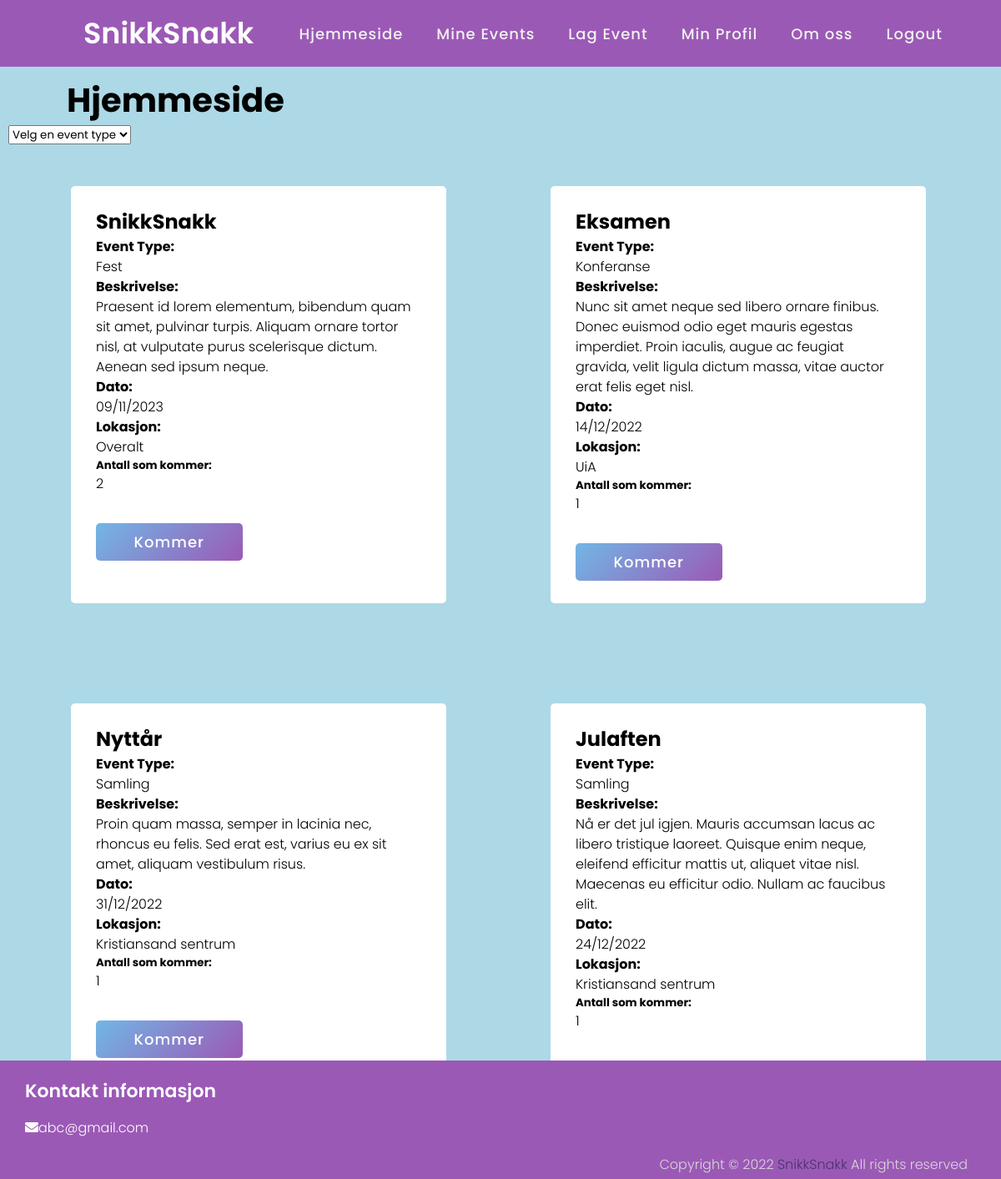
Screenshot of /public/Client/HTML/hjemmeside.php (signed in) with the database file from the repository.
### tables this page shows
CREATE TABLE `event` (
  `eventID` int(13) NOT NULL,
  `eventNavn` varchar(128) NOT NULL,
  `dato` date NOT NULL,
  `beskrivelse` varchar(200) NOT NULL,
  `lokasjon` varchar(50) NOT NULL,
  `eventType` varchar(50) DEFAULT NULL
);

### public/PHP/inc/event.php (the view, shortened to what this page needs)
<body>
<?php
$result = $conn->query($sql);
if ($result->num_rows > 0) {
  while($row = $result->fetch_assoc()) {
    if ($side == "hjemmeside") {
      echo '<form action="eventLike.php" method="POST">';
    } elseif ($side == "mineEvents") {
      echo '<form action="eventFjern.php" method="POST">';
    }
  ?>
<div class="container">
    <div class="content">
      <div class="title">
              <h2><?php echo $row["eventNavn"]?></h2>
      </div>
      <div class="row">
        <div class="details">
            <h4>Event Type: </h4>
             <?php echo ucfirst($row["eventType"])?><br>
           <h4>Beskrivelse: </h4>
             <?php echo $row["beskrivelse"]?><br>
           <h4>Dato: </h4>
             <?php echo date("d/m/Y", strtotime($row["dato"]))?>
            <h4>Lokasjon: </h4>
             <?php echo $row["lokasjon"]?>
            <h5>Antall som kommer: </h5>
              <?php include 'eventKommer.php' ?>
        </div>
      </div>
        <div class="button">
          <?php if ($side == "hjemmeside") {
          echo '<input type="submit" value="Kommer">';
         } elseif ($side == "mineEvents") {
          echo '<input type="submit" value="Kommer ikke">';
         }
          ?>
      </div>
    </div>
</div>
</form>
<?php
}
}
?>
</body>
</html>

### public/Client/HTML/eventKommer.php (shortened to what this page needs)
<?php
$eventID = $row['eventID'];
$sqlKommer = "SELECT COUNT(eventID) as resultat FROM myevent WHERE eventID = '$eventID'";
$resultKommer = mysqli_query($conn, $sqlKommer);
$value = mysqli_fetch_assoc($resultKommer);
echo implode($value);
?>

### public/Client/Design/css/main.css (style rules this page uses)
body { background-color: lightblue; box-sizing: border-box; padding-top: 10vh; font-family: "HelveticaNeue-Light", "Helvetica Neue Light", "Helvetica Neue", Helvetica, Arial, "Lucida Grande", sans-serif; font-weight: 300; position: relative; line-height: 1.5; max-width: 100%; height: 100%; margin: 10px; font-size: 100%; }
.container { float: left; margin-left: 25px; padding: 50; }
.content { width: 450px; height: 500px; background-color: #fff; padding: 25px 30px; border-radius: 5px; display: block; justify-content: center; margin-bottom: 20px; }
form .button { height: 45px; margin: 35px 0; width: 90%; }
form .button input { height: 100%; width: 50%; border-radius: 5px; border: none; color: #fff; font-size: 18px; font-weight: 500; letter-spacing: 1px; cursor: pointer; transition: all 0.3s ease; background: linear-gradient(135deg, #71b7e6, #9b59b6); }

### public/Client/Design/css/header.css (style rules this page uses)
* { margin: 0; padding: 0; box-sizing: border-box; font-family: 'Poppins', sans-serif; }

### public/Client/Design/css/footer.css (style rules this page uses)
* { margin: 0; padding: 0; box-sizing: border-box; font-family: 'Poppins',sans-serif; text-decoration: none; }
footer { width: 100%; position: fixed; bottom: 0; left: 0; background: #9b59b6; }
footer .contents { max-width: 1350px; margin-left: 10px; padding: 20px; display: flex; flex-wrap: wrap; background-color: #9b59b6; justify-content: space-between; }
footer .contents p,a { color: #fff; }
footer .contents .box { width: 100%; transition: all 0.4s ease; }
footer .contents .topic { font-size: 22px; font-weight: 600; color: #fff; margin-bottom: 16px; }
footer .bottom { width: 100%; text-align: right; color: #d9d9d9; padding: 0 40px 5px 0; }
footer .bottom a { color: #49346c; }
footer a { transition: all 0.3s ease; }

### rows the page displays
event: eventNavn "SnikkSnakk", eventType "Fest", beskrivelse "Praesent id lorem elementum, bibendum quam sit amet, pulvinar turpis. Aliquam ornare tortor nisl, at vulputate purus scelerisque dictum. Aenean sed ipsum neque.", dato "09/11/2023", lokasjon "Overalt", value "2"
event: eventNavn "Eksamen", eventType "Konferanse", beskrivelse "Nunc sit amet neque sed libero ornare finibus. Donec euismod odio eget mauris egestas imperdiet. Proin iaculis, augue ac feugiat gravida, velit ligula dictum massa, vitae auctor erat felis eget nisl.", dato "14/12/2022", lokasjon "UiA", value "1"
event: eventNavn "Nyttår", eventType "Samling", beskrivelse "Proin quam massa, semper in lacinia nec, rhoncus eu felis. Sed erat est, varius eu ex sit amet, aliquam vestibulum risus.", dato "31/12/2022", lokasjon "Kristiansand sentrum", value "1"
event: eventNavn "Julaften", eventType "Samling", beskrivelse "Nå er det jul igjen. Mauris accumsan lacus ac libero tristique laoreet. Quisque enim neque, eleifend efficitur mattis ut, aliquet vitae nisl. Maecenas eu efficitur odio. Nullam ac faucibus elit.", dato "24/12/2022", lokasjon "Kristiansand sentrum", value "1"
